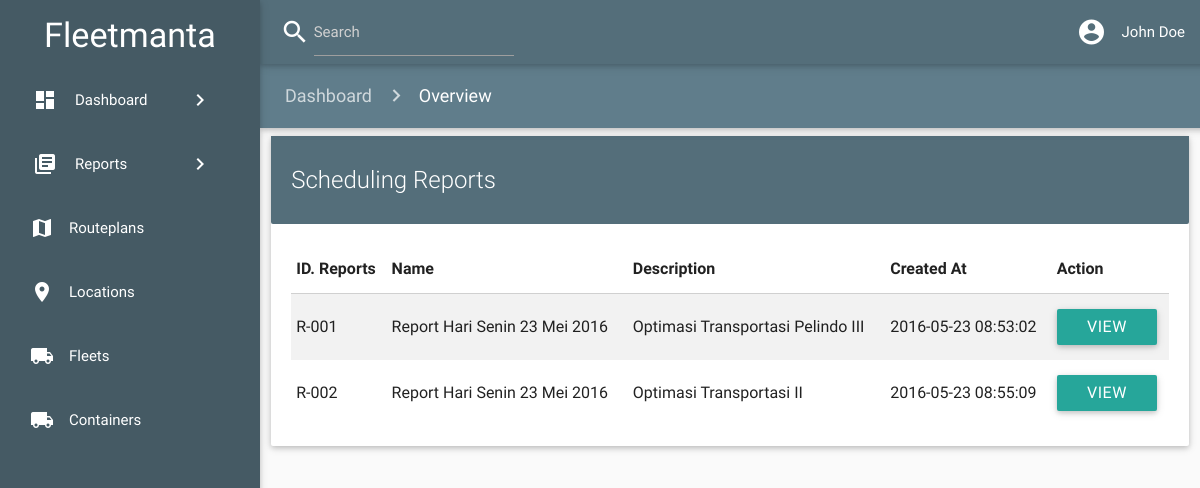
The app's page /reports.php with its own data.
### tables this page shows
CREATE TABLE `reports` (
  `reportid` int(11) NOT NULL,
  `name` varchar(45) NOT NULL,
  `description` varchar(45) NOT NULL,
  `created_at` timestamp NOT NULL DEFAULT CURRENT_TIMESTAMP ON UPDATE CURRENT_TIMESTAMP,
  `flag` varchar(10) DEFAULT 'new'
);

### Models/Settings/Conn.php (called while the page is built, shortened)
<?php
require dirname(__DIR__,2)."\Models\Database\Connect.php";
$conn = new Connect("localhost","root","","mydb");

### Functions/select_reports.php (called while the page is built)
<?php
require dirname(__FILE__,2).'\Models\Database\Query.php';
require dirname(__FILE__,2).'\Models\Settings\Conn.php';
$reports = new Query($conn, "SELECT * FROM REPORTS");
$reports->exec("");

### Models/Database/Query.php (called while the page is built, shortened)
<?php
class Query{
    private $conn;
    private $query;
    public function __construct(Connect $conn, $query)
    {
        $this->conn = $conn;
        $this->query = $query;
    }
    public function __get($value)
    {
        return $this->$value;
    }
    public function exec($msg)
    {
        $result = $this->conn->conn->query($this->query);
    }
}

### Models/Database/Connect.php (called while the page is built, shortened)
<?php
class Connect{
    private $servername;
    private $username;
    private $password;
    private $dbname;
    public function __construct($servername, $username, $password, $dbname)
    {
        $this->servername = $servername;
        $this->username = $username;
        $this->password = $password;
        $this->dbname = $dbname;
    }
    public function __get($value)
    {
        return $this->$value;
    }
    public function connectToDB()
    {
        $this->conn = new mysqli($this->servername, $this->username, $this->password, $this->dbname);
    }
}

### reports.php (the view, shortened to what this page needs)
<?php include('includes/header.php'); ?>
<?php include('Functions/select_reports.php'); ?>
    <main>
        <div class="row">
            <div class="col s12">
                <div class="card">
                    <div class="card-content blue-grey darken-1">
                        <span class="card-title white-text">Scheduling Reports</span>
                    </div>
                    <div class="card-content">
                        <table class="striped highlight">
                            <thead>
                                <tr>
                                    <th data-field="id">ID. Reports</th>
                                    <th data-field="name">Name</th>
                                    <th data-field="desc">Description</th>
                                    <th data-field="time">Created At</th>
                                    <th data-field="time">Action</th>
                                </tr>
                            </thead>
                            <tbody>
                                <?php
                                    foreach ($reports->array as $report) {
                                        echo "
                                        <tr>
                                            <td>R-00{$report['reportid']}</td>
                                            <td>{$report['name']}</td>
                                            <td>{$report['description']}</td>
                                            <td>{$report['created_at']}</td>
                                            <td><a class='waves-effect waves-light btn' href='reports_details.php?reportid={$report['reportid']}'>View</a></td>
                                        </tr>
                                        ";
                                    }
                                ?>
                            </tbody>
                        </table>
                    </div>
                </div>
            </div>
        </div>
    </main>
</body>
</html>

### assets/css/style.css (style rules this page uses)
html,body { height: 100%; margin: 0; padding: 0; background-color: #FAFAFA; }
main { height: 100%; }
body { padding-bottom: 64px; }
@media only screen and (min-width: 959px) { header,main { padding-left: 260px; } }

### assets/css/style_fleet.css (style rules this page uses)
body { background-color: #FAFAFA; }

### records on screen
reports: reportid "1", name "Report Hari Senin 23 Mei 2016", description "Optimasi Transportasi Pelindo III", created_at "2016-05-23 08:53:02"
reports: reportid "2", name "Report Hari Senin 23 Mei 2016", description "Optimasi Transportasi II", created_at "2016-05-23 08:55:09"
